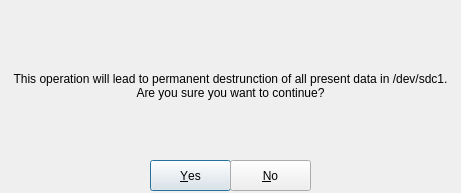
<?xml version="1.0" encoding="UTF-8"?>
<ui version="4.0">
 <class>CreateVolumeDialog</class>
 <widget class="QDialog" name="CreateVolumeDialog">
  <property name="windowModality">
   <enum>Qt::ApplicationModal</enum>
  </property>
  <property name="geometry">
   <rect>
    <x>0</x>
    <y>0</y>
    <width>461</width>
    <height>193</height>
   </rect>
  </property>
  <property name="windowTitle">
   <string>Warning!!</string>
  </property>
  <widget class="QPushButton" name="pbYes">
   <property name="geometry">
    <rect>
     <x>150</x>
     <y>160</y>
     <width>81</width>
     <height>31</height>
    </rect>
   </property>
   <property name="text">
    <string>&amp;Yes</string>
   </property>
  </widget>
  <widget class="QPushButton" name="pbNo">
   <property name="geometry">
    <rect>
     <x>230</x>
     <y>160</y>
     <width>81</width>
     <height>31</height>
    </rect>
   </property>
   <property name="text">
    <string>&amp;No</string>
   </property>
  </widget>
  <widget class="QLabel" name="label_1">
   <property name="geometry">
    <rect>
     <x>10</x>
     <y>10</y>
     <width>441</width>
     <height>151</height>
    </rect>
   </property>
   <property name="text">
    <string>This operation will lead to permanent destrunction of all present data in /dev/sdc1. Are you sure you want to continue?</string>
   </property>
   <property name="alignment">
    <set>Qt::AlignCenter</set>
   </property>
   <property name="wordWrap">
    <bool>true</bool>
   </property>
  </widget>
 </widget>
 <resources/>
 <connections/>
</ui>
